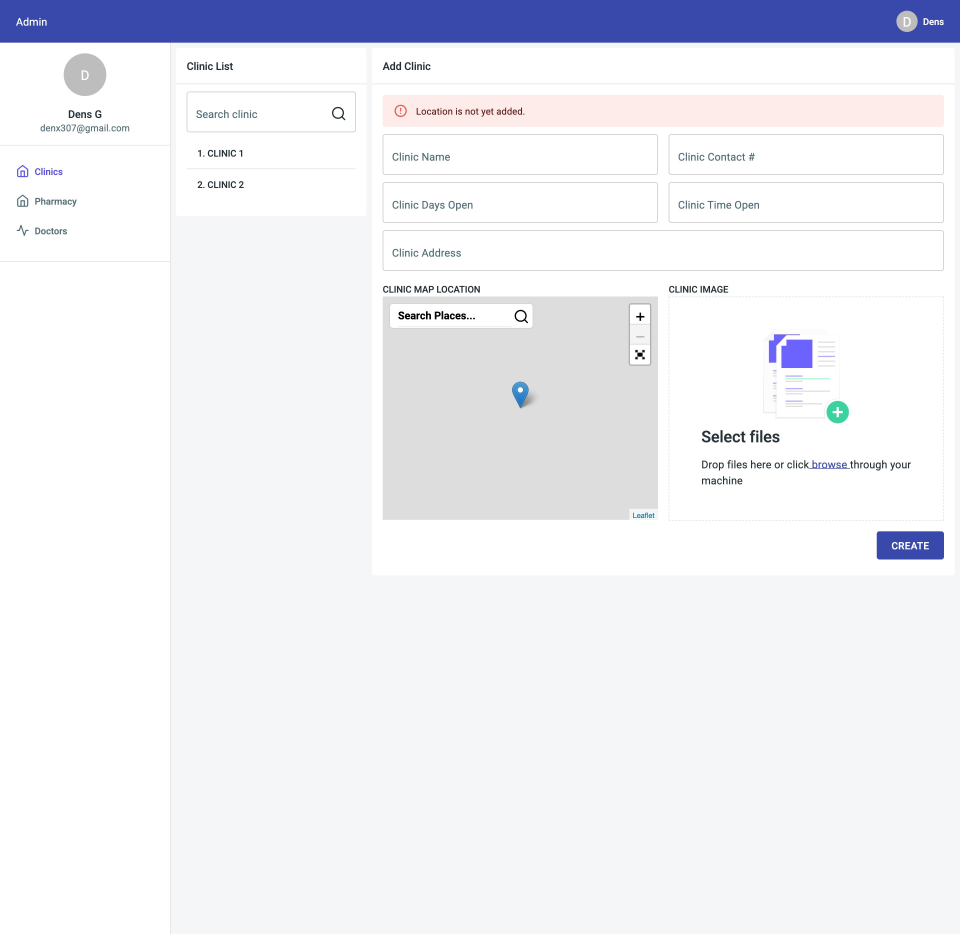
#> input picture MediLink/raw/adm-01-clinics.jpg, 2880 x 2800 px (shown at 1/3 size); its folder holds only this picture in this run
$ python annotate.py
#> lines starting #> are read from the running program, lines starting #| are printed output that depends on the picture
from PIL import Image, ImageDraw, ImageFont, ImageFilter
import json, os, re
R = json.load(open('../raw/adm-rects.json'))
#> (reads MediLink/raw/adm-rects.json from the repository)
O = 'fig'; os.makedirs(O, exist_ok=True)
FB = '/usr/share/fonts/opentype/inter/Inter-Bold.otf'
RED = (214, 40, 40); BLUE = (31, 90, 200)
PII = re.compile(r"Clarissa|clarissa|Reyes|David|Juancho|Cruz|0974655|0912|May 12, 0002|Secosana|Bulihan|Manila|Guitterez|Hans|Maria|Santos|Ronquillo|Alejandro|Pagtalunan|Allan|Agdao|Davao|Cristo|Malolos|Bago|Gallera|Evangelical|Single")

def load(n): return Image.open(f'../raw/adm-{n}.jpg').convert('RGB')

def pii_rects(key):
    out = []
    for e in R.get(key, []):
        if e['w'] <= 0 or e['h'] <= 0 or e['h'] > 70 or e['w'] > 760: continue
        if e['t'] in ('TABLE', 'TR', 'TBODY'): continue
        if PII.search(e['s']):
            out.append((e['x'], e['y'], e['w'], e['h']))
    return out

def blur(img, rects, s=2, pad=3):
    return img
    for x, y, w, h in rects:
        b = (max(0, int((x - pad) * s)), max(0, int((y - pad) * s)), min(img.width, int((x + w + pad) * s)), min(img.height, int((y + h + pad) * s)))
        if b[2] <= b[0] or b[3] <= b[1]: continue
        reg = img.crop(b).filter(ImageFilter.GaussianBlur(9 * s / 2))
        img.paste(reg, b)
    return img

def boxes(img, items, s=2, ox=0, oy=0, lw=9, r=40, minx=0, miny=0):
    d = ImageDraw.Draw(img); f = ImageFont.truetype(FB, int(r * 1.15))
    for it in items:
        n, x, y, w, h = it[:5]; col = it[5] if len(it) > 5 else RED
        X = (x - ox) * s; Y = (y - oy) * s
        d.rounded_rectangle([X, Y, X + w * s, Y + h * s], radius=8, outline=col, width=lw)
        if n is None: continue
        if w < 70 and Y - 2 * r - 6 >= miny * s: cx = X + w * s / 2; cy = Y - r - 4
        elif w < 120: cx = X + w * s; cy = max(r + 2, Y)
        elif X - 2 * r - 8 >= minx * s: cx = X - r - 6; cy = Y + r
        else: cx = max(minx * s + r + 2, X); cy = max(miny * s + r + 2, Y)
        d.ellipse([cx - r, cy - r, cx + r, cy + r], fill=col, outline='white', width=3)
        t = str(n); bb = d.textbbox((0, 0), t, font=f)
        d.text((cx - (bb[2] - bb[0]) / 2 - bb[0], cy - (bb[3] - bb[1]) / 2 - bb[1]), t, fill='white', font=f)
    return img

def save(img, name, crop=None, s=2, maxw=2000):
    if crop:
        x, y, w, h = crop; img = img.crop((x * s, y * s, (x + w) * s, (y + h) * s))
    if img.width > maxw: img = img.resize((maxw, round(img.height * maxw / img.width)), Image.LANCZOS)
    img.save(f'{O}/{name}.jpg', quality=88)

def fig(src, key, name, bx, crop=None, extra_blur=(), keep=None):
    im = load(src)
    orig = im.copy()
    blur(im, pii_rects(key) + list(extra_blur))
    if keep:
        x, y, w, h = keep; b = (x * 2, y * 2, (x + w) * 2, (y + h) * 2); im.paste(orig.crop(b), b[:2])
    boxes(im, bx, minx=crop[0] if crop else 0, miny=crop[1] if crop else 0)
    save(im, name, crop)


F = lambda src, name, bx, crop=None: fig(src, None, name, bx, crop=crop)
#> in load, returned value is the input picture: PIL image 2880x2800 RGB; mean R, G, B 237.7, 238.6, 244.2
#> the loop in boxes, `for it in items:` made 5 passes
#> bb on passes 1 to 5: (0, 11, 20, 45), (0, 11, 29, 45), (0, 11, 30, 45), (0, 11, 31, 45), (0, 11, 29, 45)
#> in fig, `boxes(im, bx, minx=crop[0] if crop else 0, miny=crop[1] if crop else 0)`:
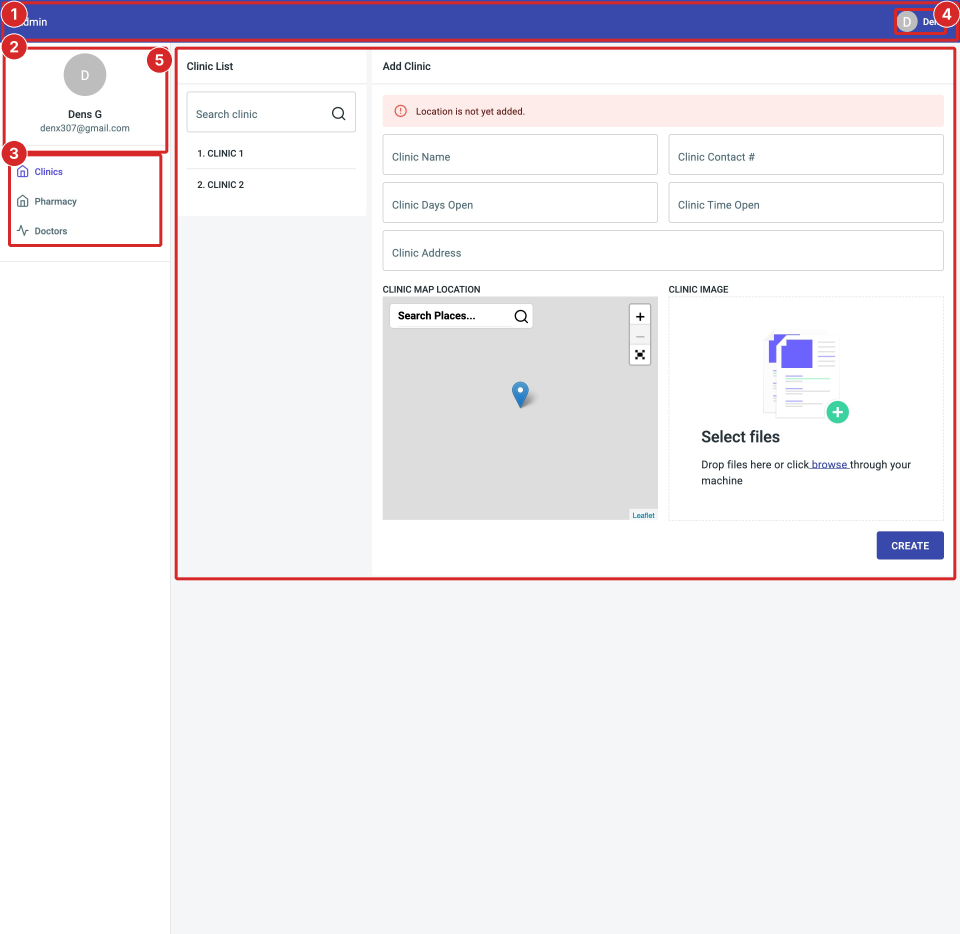
#> im: PIL image 2880x2800 RGB (shown at 1/3 size); mean R, G, B 238.5, 235.7, 240.5
#> in save, `img = img.crop((x * s, y * s, (x + w) * s, (y + h) * s))`:
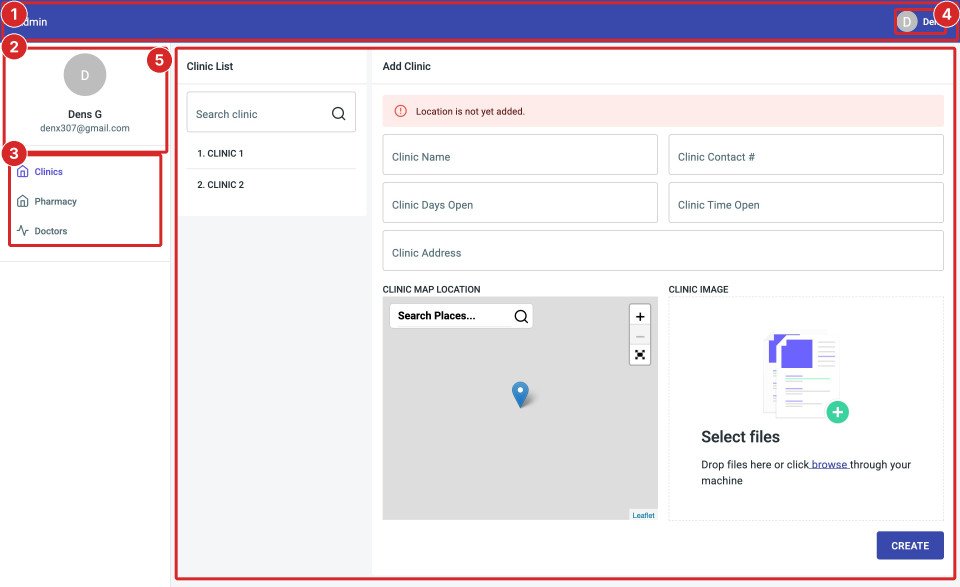
#> img: PIL image 2880x1760 RGB (shown at 1/3 size); mean R, G, B 233.6, 228.6, 235.3
F('01-clinics', 'f-layout', [(1, 2, 2, 1436, 60), (2, 4, 70, 248, 160), (3, 12, 230, 231, 140), (4, 1341, 12, 79, 40), (5, 262, 70, 1172, 800)], crop=(0, 0, 1440, 880))
#> (the run stopped early here; a loop or call above may not have finished)
